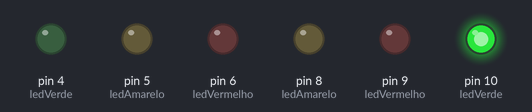
The sketch below on a simulated Arduino Uno, built with avr-gcc and run on an emulated ATmega328P. On the bench: output pins drawn as LEDs (lit = HIGH).

Above: at 1.1 s.
At 6.5 s:
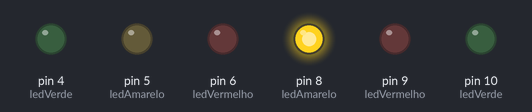
At 15.3 s:
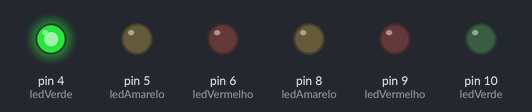
At 20.7 s:
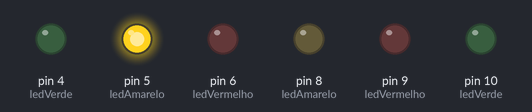
At 23.1 s:
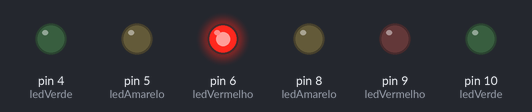
At 36.3 s:
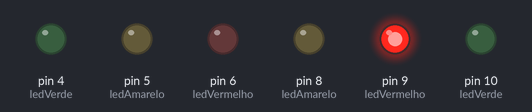
Timing chart, 0 to 37.8 s (numbered marks = the images above):
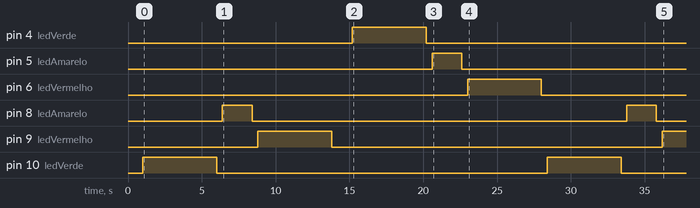

Measured:
- by itself, pin 4 (ledVerde): LOW → HIGH at 15.2 s, → LOW 5.0 s later
- by itself, pin 5 (ledAmarelo): LOW → HIGH at 20.6 s, → LOW 2.0 s later
- by itself, pin 6 (ledVermelho): LOW → HIGH at 23.0 s, → LOW 5.0 s later
- by itself, pin 8 (ledAmarelo): alternates HIGH for 2.0 s and LOW for 25.4 s
- by itself, pin 9 (ledVermelho): LOW → HIGH at 8.8 s, → LOW 5.0 s later, → HIGH 22.4 s later
- by itself, pin 10 (ledVerde): alternates HIGH for 5.0 s and LOW for 22.4 s

The sketch:

Led_07-02.ino
```cpp
//declaraçao das variaveis que representam os pinos dos leds
int ledAmarelo = 8;
int ledVermelho = 9;
int ledVerde = 10;

void setup() {
  //definindo os tipos dos pinos
  pinMode(ledAmarelo, OUTPUT);
  pinMode(ledVermelho, OUTPUT);
  pinMode(ledVerde, OUTPUT);

  delay(1000);
}

void loop() {
  digitalWrite(ledVerde, HIGH);
  delay(5000);
  digitalWrite(ledVerde, LOW);
  delay(400);
  digitalWrite(ledAmarelo, HIGH);
  delay(2000);
  digitalWrite(ledAmarelo, LOW);
  delay(400);
  digitalWrite(ledVermelho, HIGH);
  delay(5000);
  digitalWrite(ledVermelho, LOW);
  delay(400);

//declaraçao das variaveis que representam os pinos dos leds
int ledVerde = 4;
int ledAmarelo = 5;
int ledVermelho = 6;

  //definindo os tipos dos pinos
  pinMode(ledVerde, OUTPUT);
  pinMode(ledAmarelo, OUTPUT);
  pinMode(ledVermelho, OUTPUT);

  delay(1000);

  digitalWrite(ledVerde, HIGH);
  delay(5000);
  digitalWrite(ledVerde, LOW);
  delay(400);
  digitalWrite(ledAmarelo, HIGH);
  delay(2000);
  digitalWrite(ledAmarelo, LOW);
  delay(400);
  digitalWrite(ledVermelho, HIGH);
  delay(5000);
  digitalWrite(ledVermelho, LOW);
  delay(400);
}
```
